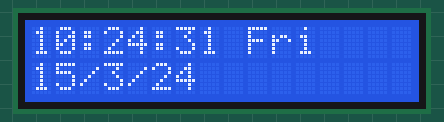
Recording of a sketch running on a simulated Arduino Uno, built with avr-gcc and run on an emulated ATmega328P. Shown: 16×2 character LCD. Wiring (inferred from the names in the program): DS3231 clock at I2C address 0x68. The local clock reads 2024-03-15 10:24:30 at power-on unless the sketch sets it; what the sketch prints to the serial monitor is not drawn.

Above: at 1.1 s.
At 5.1 s:
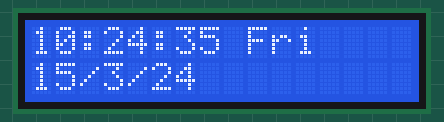
At 10.1 s:
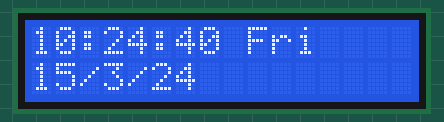
At 20.1 s:
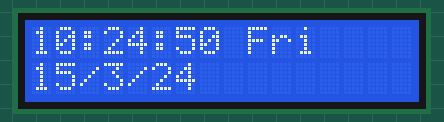
At 29.1 s:
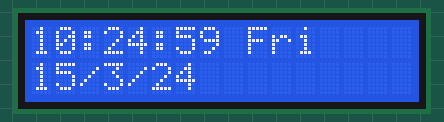
At 39.1 s:
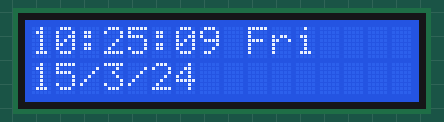

The sketch:

Real_Time_clock.ino
```cpp
#include "Wire.h"
#define DS3231_I2C_ADDRESS 0x68

#include <LiquidCrystal.h>
// initialize the library with the numbers of the interface pins
LiquidCrystal lcd(12, 11, 5, 4, 3, 2);

byte decToBcd(byte val)
{
  return ((val/10*16) + (val%10));
}

int k = 0;
byte bcdToDec(byte val)
{
  return( (val/16*10) + (val%16));
}

void setup()
{
  // put your setup code here, to run once:
  Wire.begin();
  lcd.begin(16, 2);
  Serial.begin(9600);
  //Ser Seconds, minutes, hours, day of week, date, month, year
  //setDS3231time(0,35,21, 4, 5, 4, 16);
}

void setDS3231time(byte second, byte minute, byte hour, byte dayOfWeek, byte dayOfMonth, byte month, byte year)
{
  Wire.beginTransmission(DS3231_I2C_ADDRESS);
  Wire.write(0);
  Wire.write(decToBcd(second));
  Wire.write(decToBcd(minute));
  Wire.write(decToBcd(hour));
  Wire.write(decToBcd(dayOfWeek));
  Wire.write(decToBcd(dayOfMonth));
  Wire.write(decToBcd(month));
  Wire.write(decToBcd(year));
  Wire.endTransmission();
}

void readDS3231time(byte *second, byte *minute, byte *hour, byte *dayOfWeek, byte *dayOfMonth, byte *month, byte *year)
{
  Wire.beginTransmission(DS3231_I2C_ADDRESS);
  Wire.write(0);
  Wire.endTransmission();
  Wire.requestFrom(DS3231_I2C_ADDRESS, 7);

  *second = bcdToDec(Wire.read() & 0x7f);
  *minute = bcdToDec(Wire.read());
  *hour = bcdToDec(Wire.read() & 0x3f);
  *dayOfWeek = bcdToDec(Wire.read());
  *dayOfMonth = bcdToDec(Wire.read());
  *month = bcdToDec(Wire.read());
  *year = bcdToDec(Wire.read());
}

void displayTime()
{
  byte second, minute,  hour, dayOfWeek, dayOfMonth, month, year;

   readDS3231time( &second, &minute, &hour, &dayOfWeek, &dayOfMonth, &month, &year);

   lcd.setCursor(0, 0);
   Serial.print(hour,DEC);
   lcd.print(hour,DEC);
   Serial.print(":");
   lcd.print(":");
   if(minute < 10)
   {
    Serial.print("0");
    lcd.print("0");
   }
   Serial.print(minute, DEC);
   lcd.print(minute, DEC);
   Serial.print(":");
   lcd.print(":");
   if(second < 10)
   {
    Serial.print("0");
    lcd.print("0");
   }

   Serial.print(second, DEC);
   lcd.print(second,DEC);
   Serial.print(" ");
   lcd.setCursor(0,1);
   Serial.print(dayOfMonth, DEC);
   lcd.print(dayOfMonth, DEC);
   Serial.print("/");
   lcd.print("/");
   Serial.print(month, DEC);
   lcd.print(month,DEC);
   Serial.print("/");
   lcd.print("/");
   Serial.print(year, DEC);
   lcd.print(year, DEC);
   Serial.print(" Day of week: ");
   lcd.setCursor(9,0);
   switch(dayOfWeek)
   {
      case 1:
        Serial.println("Sunday");
        lcd.print("Sun");
        break;
      case 2:
        Serial.println("Monday");
        lcd.print("Mon");
        break;
      case 3:
        Serial.println("Tuesday");
        lcd.print("Tue");
        break;
      case 4:
        Serial.println("Wednesday");
        lcd.print("Wed");
        break;
      case 5:
        Serial.println("Thursday");
        lcd.print("Thu");
        break;
      case 6:
        Serial.println("Friday");
        lcd.print("Fri");
        break;
      case 7:
        Serial.println("Saturday");
        lcd.print("Sat");
        break;
   }
   //This is for alarm
   if(second ==  50 && minute == 45 && hour == 20)
   {

      analogWrite(11, 5);
   }
   if(second ==  0 && minute == 46 && hour == 20)
   {

        analogWrite(11, 0);
   }

}
void loop() {
  // put your main code here, to run repeatedly:
  while(millis() % 1000 == 0)
  {
    displayTime();
  }


}
```

Measured:
- what the display in image 0 shows lasts 1.0 s, from 1.0 s to 2.0 s
